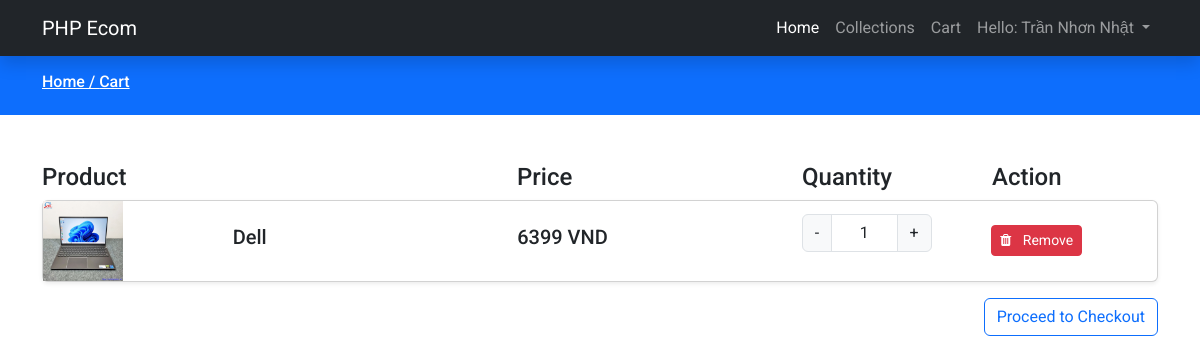
The app's page /cart.php (signed in) with its own data.
### tables this page shows
CREATE TABLE `tbl_cart` (
  `id` int(11) NOT NULL,
  `user_id` int(11) NOT NULL,
  `prod_id` int(11) NOT NULL,
  `prod_qty` int(11) NOT NULL,
  `created_at` timestamp NOT NULL DEFAULT current_timestamp()
);

CREATE TABLE `tbl_product` (
  `id` int(11) NOT NULL,
  `category_id` int(11) NOT NULL,
  `name` text NOT NULL,
  `slug` varchar(191) NOT NULL,
  `small_description` mediumtext NOT NULL,
  `description` mediumtext NOT NULL,
  `original_price` int(11) NOT NULL,
  `selling_price` int(11) NOT NULL,
  `image` varchar(191) NOT NULL,
  `qty` int(11) NOT NULL,
  `status` tinyint(4) NOT NULL,
  `trending` tinyint(4) NOT NULL,
  `meta_title` varchar(191) NOT NULL,
  `meta_keywords` mediumtext NOT NULL,
  `meta_description` mediumtext NOT NULL,
  `created_at` timestamp NOT NULL DEFAULT current_timestamp()
);

### function/userfunction.php (called while the page is built, shortened)
<?php
    $filepath = realpath(dirname(__FILE__));
    include_once ($filepath.'/../config/dbcon.php');
    function getCartItems(){
        global $con;
        $userId = $_SESSION['auth_user']['user_id'];
        $query = "SELECT c.id as cid, c.prod_id, c.prod_qty, p.id as pid, p.name, p.image, p.selling_price
                FROM tbl_cart c, tbl_product p WHERE c.prod_id=p.id AND c.user_id = '$userId' ORDER BY c.id DESC";
        return $query_run = mysqli_query($con, $query);
    }
?>

### cart.php (the view, shortened to what this page needs)
<?php
    include 'inc/header.php';
    include 'function/userfunction.php';
?>
<div class="py-3 bg-primary">
    <div class="container">
        <h6 class="text-white">
            <a href="index.php" class="text-white">Home / </a>
            <a href="cart.php" class="text-white">Cart</a>
        </h6>
    </div>
</div>
<div class="py-5">
    <div class="container">
        <div class="">
            <div class="row">
                <div class="col-md-12">
                    <div id="mycart">
                        <?php
                            $items = getCartItems();
                            if(mysqli_num_rows($items) > 0){
                                ?>
                                <div class="row align-items-center">
                                    <div class="col-md-5">
                                        <h4>Product</h4>
                                    </div>
                                    <div class="col-md-3">
                                        <h4>Price</h4>
                                    </div>
                                    <div class="col-md-2">
                                        <h4>Quantity</h4>
                                    </div>
                                    <div class="col-md-2">
                                        <h4>Action</h4>
                                    </div>
                                </div>
                                <div id="">
                                    <?php
                                        foreach ($items as $citem){
                                            ?>
                                                <div class="card product_data shadow-sm mb-3">
                                                    <div class="row align-items-center">
                                                        <div class="col-md-2">
                                                            <img src="uploads/<?= $citem['image']?>" alt="Image" width="80px">
                                                        </div>
                                                        <div class="col-md-3">
                                                            <h5><?= $citem['name']?></h5>
                                                        </div>
                                                        <div class="col-md-3">
                                                            <h5><?= $citem['selling_price']?> VND</h5>
                                                        </div>
                                                        <div class="col-md-2">
                                                            <div class="input-group mb-3" style="width:130px">
                                                                <button class="input-group-text decrement-btn updateQty">-</button>
                                                                <input type="text" class="form-control text-center input-qty bg-white" value="<?=$citem['prod_qty']?>" disabled>
                                                                <button class="input-group-text increment-btn updateQty">+</button>
                                                            </div>
                                                        </div>
                                                        <div class="col-md-2">
                                                            <button class="btn btn-danger btn-sm deleteItem" value="<?= $citem['cid'];?>"><i class="fa fa-trash me-2"></i> Remove</button>
                                                        </div>
                                                    </div>
                                                </div>
                                            <?php
                                        }
                                    ?>
                                </div>
                                <div class="float-end">
                                    <a href="checkout.php" class="btn btn-outline-primary">Proceed to Checkout</a>
                                </div>
                            <?php
                            }else{
                                ?>
                                <div class="card card-body  shadow text-center">
                                    <h4 class="py-3">Your cart is empty</h4>
                                </div>
                                <?php
                            }
                        ?>
                    </div>
                </div>
            </div>
        </div>
    </div>
</div>
<?php include 'inc/footer.php';?>

### assets/css/custom.css (style rules this page uses)
* { font-family: 'Roboto', sans-serif; }
a { text-decoration: none; }

### records on screen
tbl_cart: tbl_product.image (picture), tbl_product.name "Dell", tbl_product.selling_price "6399", prod_qty "1", $citem['cid'] 32 (drawn)

### other values on screen
$_SESSION['auth_user']['name'] "Trần Nhơn Nhật"
